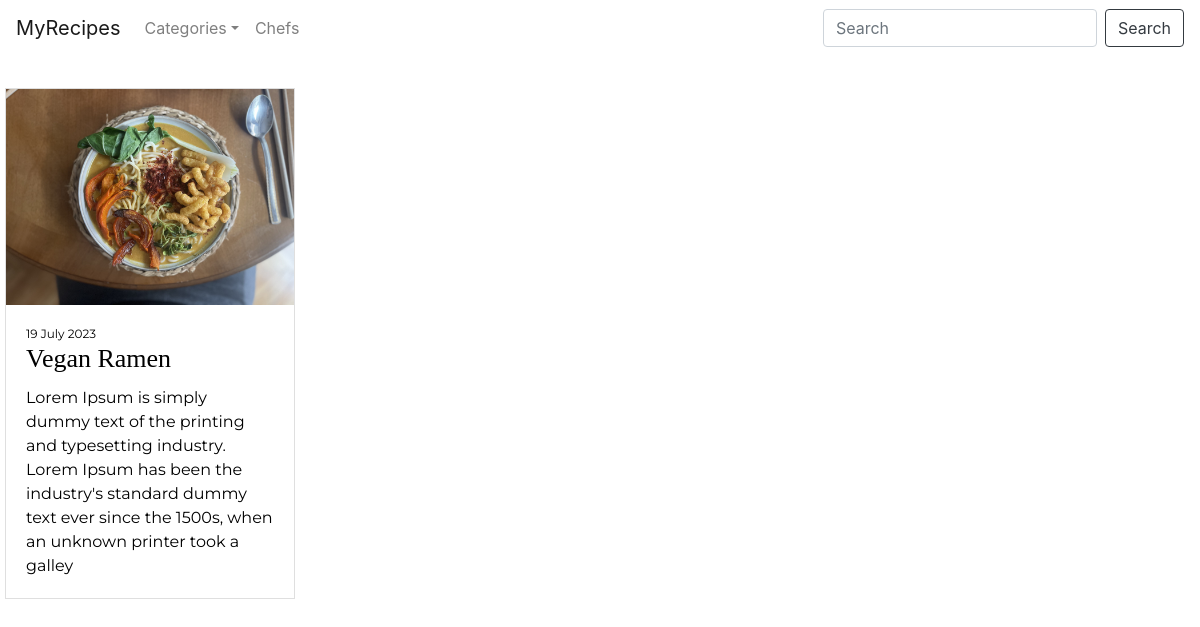
Screenshot of /category/3/ with the database file from the repository.
### recipes/models/recipe.py (models this page shows)
class Recipe(models.Model):
    title = models.CharField(max_length=50)
    description = models.CharField(max_length=200)
    chef = models.ForeignKey(Chef, on_delete=models.CASCADE)
    ingredients = models.ManyToManyField(Ingredient)
    preparation = models.TextField(blank=True)
    categories = models.ManyToManyField(Category)
    created_at = models.DateTimeField(auto_now_add=True)
    photo = models.ImageField(upload_to='images', default='image')

### recipes/views.py (the view)
# urls.py: path('category/<int:pk>/', views.category, name="category"),
def category(request, pk):
    categories = Category.objects.all()
    category = get_object_or_404(Recipe, pk=pk)
    category_recipes = Recipe.objects.filter(categories=pk)
    recipe = get_object_or_404(Recipe, pk=pk)
    return render(request, '../templates/recipes/category_detail.html', {'category': category, 'categories': categories,'category_recipes': category_recipes, 'recipe': recipe})

### recipes/templates/recipes/category_detail.html (shortened to what this page needs)
{% extends 'recipes/base.html' %}
{% block content %}
<div class="container-fluid ">
    <div class="row">
        <div class="col">
            <div class="row g-3">
                {% for category_recipe in category_recipes %}
                <div class="col-12 col-md-6 col-lg-3">
                    <a class="recipe-card" href="{% url 'recipe_detail_page' pk=recipe.pk %}">
                        <div class="card h-100">
                            <div class="image"><img class="card-img-top" src="../../{{category_recipe.photo}}"
                                                    alt="Card image cap">
                            </div>
                            <div class="card-body">
                                <p class="date">{{ category_recipe.created_at|date:"j E Y" }}</p>
                                <h5 class="card-title ">{{ category_recipe.title }}</h5>
                                <p class="card-text">{{ category_recipe.description|linebreaksbr }}</p>
                            </div>
                        </div>
                    </a>
                </div>
                {% endfor %}
            </div>
        </div>
    </div>
</div>
{% endblock %}

### recipes/static/css/style.css (style rules this page uses)
.container-fluid { padding: 80px 15px 0 15px; }
p { font-family: 'Montserrat', sans-serif; margin:0; }
h1, h2, h3, h4 ,h5 { font-family: 'Playfair Display', serif; }
h5 { font-size: 26px; }
.col-12 { padding: 0 5px 10px 5px; }
.recipe-card { color: #000; position: relative; text-decoration: none; }
.recipe-card::before { background: hsla(360, 100%, 100%, 0.59); content: ""; inset: 0; position: absolute; width: 0; transition: 0.5s ease-in-out; z-index: 100; }
.card { border-radius: 0; }
.card-body { display:flex; height:100%; flex-direction:column; }
.image { height:50%; }
.card-img-top { border-radius: 0; }
.date { font-size: 12px; }
.card-text { flex-grow: 1; }
.image { height:100%; }
img { display:block; width:100%; height:100%; object-fit: cover; }

### rows the page displays
Recipe: photo (picture), created_at "19 July 2023", title "Vegan Ramen", description "Lorem Ipsum is simply dummy text of the printing and typesetting industry. Lorem Ipsum has been the industry's standard dummy text ever since the 1500s, when an unknown printer took a galley"
